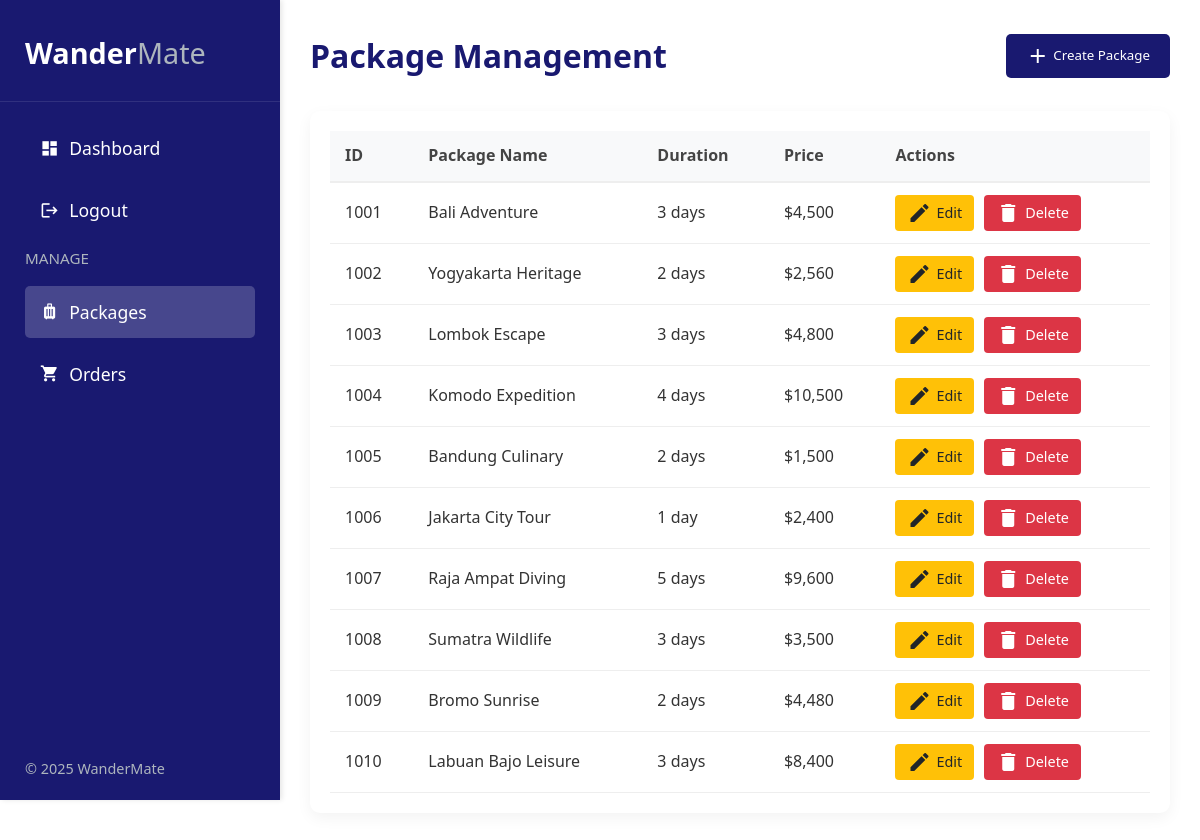
The page /package-management.php (signed in) on the database its author committed.
### tables this page shows
CREATE TABLE `packages`
(
    `id`             INT AUTO_INCREMENT NOT NULL,
    `name`           VARCHAR(30)        NOT NULL,
    `subtitle`       VARCHAR(50),
    `price`          INT                NOT NULL,
    `group_size`     INT                NOT NULL,
    `duration`       VARCHAR(20)        NOT NULL,
    `start_location` VARCHAR(50)        NOT NULL,
    `end_location`   VARCHAR(50)        NOT NULL,
    `description`    TEXT,
    `highlights`     TEXT,
    `includes`       TEXT,
    `excludes`       TEXT,
    `itinerary`      TEXT,
    CONSTRAINT `packages_PKC` PRIMARY KEY (`id`)
);

### package-management.php (the view, shortened to what this page needs)
<?php
$host = 'localhost';
$user = 'root';
$pass = '';
$db = 'wandermate';
$conn = new mysqli($host, $user, $pass, $db);
?>
<!DOCTYPE html>
<html lang="en">
<head>
</head>
<body>
    <div class="dashboard-container">
        <aside class="sidebar">
            <div class="sidebar-brand">
                <h2>Wander<span>Mate</span></h2>
            </div>
            <div class="sidebar-menu">
                <ul>
                    <li>
                        <a
                            href="dashboard.php"
                            class="nav-link"
                        >
                            <span class="material-icons icon">dashboard</span>
                            <span>Dashboard</span>
                        </a>
                    </li>
                </ul>
                <ul>
                    <li>
                        <a
                            href="logout.php"
                            class="nav-link"
                        >
                            <span class="material-icons icon">logout</span>
                            <span>Logout</span>
                        </a>
                    </li>
                </ul>
                <h3>Manage</h3>
                <ul>
                    <li>
                        <a
                            href="package-management.php"
                            class="nav-link active"
                        >
                            <span class="material-icons icon">luggage</span>
                            <span>Packages</span>
                        </a>
                    </li>
                    <li>
                        <a
                            href="order-management.php"
                            class="nav-link"
                        >
                            <span class="material-icons icon">shopping_cart</span>
                            <span>Orders</span>
                        </a>
                    </li>
                </ul>
            </div>
            <div class="sidebar-footer">
                <p>&copy; 2025 WanderMate</p>
            </div>
        </aside>
        <main class="main-content">
            <div class="page-header">
                <h1 class="page-title">Package Management</h1>
                <button
                    id="createPackageBtn"
                    class="btn"
                >
                    <span class="material-icons">add</span>
                    Create Package
                </button>
            </div>
            <?php
            function parseNewlineList($str)
            {
                return array_filter(array_map('trim', explode("\n", $str)));
            }
            function parseItinerary($str)
            {
                $result = [];
                foreach (parseNewlineList($str) as $line) {
                    $parts = explode('|', $line, 2);
                    $day = isset($parts[0]) ? trim($parts[0]) : '';
                    $desc = isset($parts[1]) ? trim($parts[1]) : '';
                    if ($day !== '' && $desc !== '') {
                        $result[$day] = $desc;
                    }
                }
                return $result;
            }
            $packages = [];
            $sql = "SELECT * FROM packages";
            $result = $conn->query($sql);
            if ($result && $result->num_rows > 0) {
                while ($row = $result->fetch_assoc()) {
                    $packageId = $row['id'];
                    $imgSql = "SELECT url FROM images WHERE package_id = $packageId";
                    $imgResult = $conn->query($imgSql);
                    $images = [];
                    if ($imgResult && $imgResult->num_rows > 0) {
                        while ($imgRow = $imgResult->fetch_assoc()) {
                            $images[] = $imgRow['url'];
                        }
                    }
                    $row['images'] = $images;
                    $row['highlights'] = parseNewlineList($row['highlights']);
                    $row['includes'] = parseNewlineList($row['includes']);
                    $row['excludes'] = parseNewlineList($row['excludes']);
                    $row['itinerary'] = parseItinerary($row['itinerary']);
                    $packages[] = $row;
                }
            }
            ?>
            <div class="package-table-container">
                <?php if (count($packages) > 0): ?>
                    <table class="package-table">
                        <thead>
                            <tr>
                                <th>ID</th>
                                <th>Package Name</th>
                                <th>Duration</th>
                                <th>Price</th>
                                <th>Actions</th>
                            </tr>
                        </thead>
                        <tbody>
                            <?php foreach ($packages as $package): ?>
                                <tr>
                                    <td><?php echo $package['id']; ?></td>
                                    <td><?php echo htmlspecialchars($package['name']); ?></td>
                                    <td><?php echo htmlspecialchars($package['duration']); ?></td>
                                    <td>$<?php echo number_format($package['price']); ?></td>
                                    <td>
                                        <div class="action-buttons">
                                            <button
                                                class="action-btn btn-edit"
                                                onclick="editPackage(<?php echo htmlspecialchars(json_encode($package)); ?>)"
                                            >
                                                <span class="material-icons">edit</span> Edit
                                            </button>
                                            <button
                                                class="action-btn btn-delete"
                                                onclick="confirmDelete(<?php echo $package['id']; ?>, '<?php echo htmlspecialchars($package['name']); ?>')"
                                            >
                                                <span class="material-icons">delete</span> Delete
                                            </button>
                                        </div>
                                    </td>
                                </tr>
                            <?php endforeach; ?>
                        </tbody>
                    </table>
                <?php endif; ?>
            </div>
        </main>
    </div>
</body>
</html>

### package-management.php (style rules this page uses)
html { scroll-behavior: smooth; }
* { margin: 0; padding: 0; box-sizing: border-box; font-family: 'Segoe UI', Tahoma, Geneva, Verdana, sans-serif; }
body { background-color: #fff; color: #000; line-height: 1.6; }
.btn { display: inline-block; background-color: midnightblue; color: #fff; padding: 10px 20px; border-radius: 5px; text-decoration: none; font-weight: 500; transition: background-color 0.3s; cursor: pointer; border: none; }
.dashboard-container { min-height: 100vh; display: flex; }
.sidebar { width: 280px; background-color: midnightblue; color: white; padding: 30px 0; height: 100vh; position: fixed; z-index: 1000; box-shadow: 2px 0 5px rgba(0, 0, 0, 0.1); }
.sidebar-brand { padding: 0 25px 25px; border-bottom: 1px solid rgba(255, 255, 255, 0.1); margin-bottom: 20px; }
.sidebar-brand h2 { color: white; font-size: 1.8rem; display: flex; align-items: center; }
.sidebar-brand span { color: #adb5bd; font-weight: 300; }
.sidebar-menu { padding: 0 25px; }
.sidebar-menu h3 { color: #adb5bd; font-size: 0.95rem; text-transform: uppercase; margin-bottom: 15px; font-weight: 400; }
.sidebar-menu ul { list-style-type: none; }
.sidebar-menu li { margin-bottom: 10px; }
.sidebar-menu .nav-link { color: white; text-decoration: none; font-size: 1.1rem; padding: 12px 15px; border-radius: 5px; display: flex; align-items: center; transition: all 0.3s; }
.sidebar-menu .nav-link.active { background-color: rgba(255, 255, 255, 0.2); font-weight: 500; }
.sidebar-menu .icon { margin-right: 10px; font-size: 1.2rem; }
.sidebar-footer { position: absolute; bottom: 20px; width: 100%; padding: 0 25px; color: #adb5bd; font-size: 0.9rem; }
.main-content { flex: 1; margin-left: 280px; padding: 30px; }
.material-icons { font-family: 'Material Icons'; font-weight: normal; font-style: normal; font-size: 24px; display: inline-block; line-height: 1; text-transform: none; letter-spacing: normal; word-wrap: normal; white-space: nowrap; direction: ltr; vertical-align: middle; }
.page-header { display: flex; justify-content: space-between; align-items: center; margin-bottom: 30px; }
.page-title { font-size: 2rem; color: midnightblue; }
.package-table-container { background-color: #fff; border-radius: 10px; box-shadow: 0 5px 15px rgba(0, 0, 0, 0.05); padding: 20px; margin-bottom: 30px; overflow-x: auto; }
.package-table { width: 100%; border-collapse: collapse; }
.package-table th { background-color: #f8f9fa; padding: 12px 15px; text-align: left; color: #444; font-weight: 600; border-bottom: 2px solid #eee; }
.package-table td { padding: 12px 15px; border-bottom: 1px solid #eee; color: #333; }
.action-buttons { display: flex; gap: 10px; }
.action-btn { padding: 6px 12px; border-radius: 4px; cursor: pointer; font-size: 0.9rem; display: flex; align-items: center; gap: 5px; border: none; }
.btn-edit { background-color: #ffc107; color: #212529; }
.btn-delete { background-color: #dc3545; color: white; }

### rows shown on the page
packages: id "1001", name "Bali Adventure", duration "3 days", price "4,500"
packages: id "1002", name "Yogyakarta Heritage", duration "2 days", price "2,560"
packages: id "1003", name "Lombok Escape", duration "3 days", price "4,800"
packages: id "1004", name "Komodo Expedition", duration "4 days", price "10,500"
packages: id "1005", name "Bandung Culinary", duration "2 days", price "1,500"
packages: id "1006", name "Jakarta City Tour", duration "1 day", price "2,400"
packages: id "1007", name "Raja Ampat Diving", duration "5 days", price "9,600"
packages: id "1008", name "Sumatra Wildlife", duration "3 days", price "3,500"
packages: id "1009", name "Bromo Sunrise", duration "2 days", price "4,480"
packages: id "1010", name "Labuan Bajo Leisure", duration "3 days", price "8,400"
